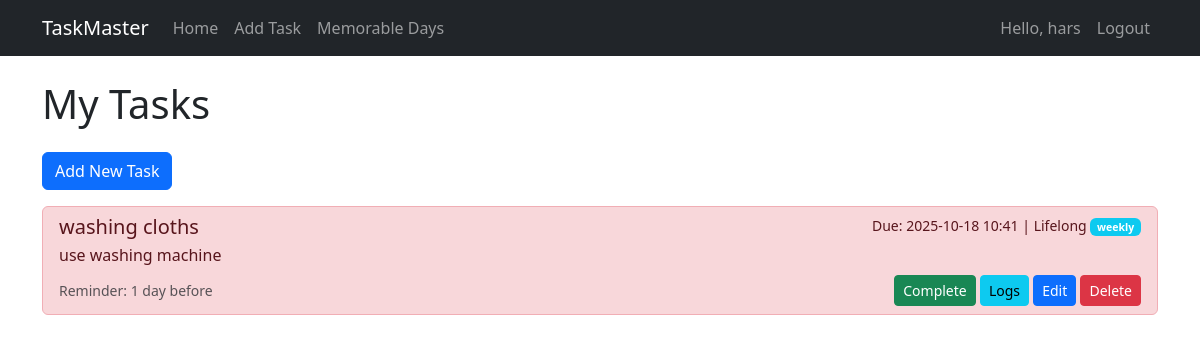
/ (signed in), run on the app's committed database.
### models.py (models this page shows, shortened)
class User(UserMixin, db.Model):
    __tablename__ = 'users'
    id = db.Column(db.Integer, primary_key=True)
    username = db.Column(db.String(64), index=True, unique=True)
    email = db.Column(db.String(120), index=True, unique=True)
    password_hash = db.Column(db.String(128))
    tasks = db.relationship('Task', backref='author', lazy='dynamic')

class Task(db.Model):
    __tablename__ = 'tasks'
    id = db.Column(db.Integer, primary_key=True)
    title = db.Column(db.String(140))
    description = db.Column(db.Text)
    deadline = db.Column(db.DateTime)
    reminder_sent = db.Column(db.Boolean, default=False)
    user_id = db.Column(db.Integer, db.ForeignKey('users.id'))
    category = db.Column(db.String(20))  # daily, weekly, monthly, yearly, once
    repeat_days = db.Column(db.String(20))  # comma-separated days for weekly (e.g., "mon,wed,fri")
    reminder_type = db.Column(db.String(20))  # one_day, one_week, one_month, custom
    custom_reminder_date = db.Column(db.DateTime)
    created_at = db.Column(db.DateTime, index=True, default=datetime.utcnow)
    completed = db.Column(db.Boolean, default=False)
    valid_until = db.Column(db.DateTime, nullable=True)
    logs = db.relationship('TaskLog', backref='task', lazy='dynamic')
    def should_remind(self):
        if self.completed:
            return False
        now = datetime.utcnow()
        if self.reminder_type == 'one_day' and not self.reminder_sent:
            return self.deadline - timedelta(days=1) <= now < self.deadline
        elif self.reminder_type == 'one_week' and not self.reminder_sent:
            return self.deadline - timedelta(weeks=1) <= now < self.deadline - timedelta(weeks=1) + timedelta(minutes=5)
        elif self.reminder_type == 'one_month' and not self.reminder_sent:
            return self.deadline - timedelta(days=30) <= now < self.deadline - timedelta(days=30) + timedelta(minutes=5)
        elif self.reminder_type == 'custom' and self.custom_reminder_date and not self.reminder_sent:
            return self.custom_reminder_date <= now < self.custom_reminder_date + timedelta(minutes=5)
        return False

### app.py (the view)
@app.route('/')
@login_required
def index():
    now = datetime.utcnow()
    tasks = Task.query.filter_by(user_id=current_user.id).order_by(Task.deadline).all()
    for task in tasks:
        if task.should_remind():
            flash(f'Reminder: Task "{task.title}" is due soon!', 'info')
            task.reminder_sent = True
            db.session.commit()
    return render_template('index.html', tasks=tasks, now=now)

### app.py (called while the page is built)
@login_manager.user_loader
def load_user(user_id):
    return User.query.get(int(user_id))

### templates/index.html (shortened to what this page needs)
{% extends "base.html" %}
{% block content %}
    <h1 class="mb-4">My Tasks</h1>
    <div class="mb-3">
        <a href="{{ url_for('add_task') }}" class="btn btn-primary">Add New Task</a>
    </div>
    {% if tasks %}
        <div class="list-group">
            {% for task in tasks %}
                <div class="list-group-item {% if task.completed %}list-group-item-light{% elif task.deadline < now %}list-group-item-danger{% endif %}">
                    <div class="d-flex w-100 justify-content-between">
                        <h5 class="mb-1">
                            {% if task.completed %}
                                <del>{{ task.title }}</del>
                            {% else %}
                                {{ task.title }}
                            {% endif %}
                        </h5>
                        <small>
                            Due: {{ task.deadline.strftime('%Y-%m-%d %H:%M') }}
                            {% if task.valid_until %}
                                | Valid until: {{ task.valid_until.strftime('%Y-%m-%d %H:%M') }}
                            {% else %}
                                | Lifelong
                            {% endif %}
                            {% if task.category != 'once' %}
                                <span class="badge bg-info">{{ task.category }}</span>
                            {% endif %}
                        </small>
                    </div>
                    {% if task.description %}
                        <p class="mb-1">{{ task.description }}</p>
                    {% endif %}
                    <div class="d-flex justify-content-between align-items-center mt-2">
                        <small class="text-muted">
                            {% if task.reminder_type == 'one_day' %}
                                Reminder: 1 day before
                            {% elif task.reminder_type == 'one_week' %}
                                Reminder: 1 week before
                            {% elif task.reminder_type == 'one_month' %}
                                Reminder: 1 month before
                            {% elif task.reminder_type == 'custom' and task.custom_reminder_date %}
                                Reminder: {{ task.custom_reminder_date.strftime('%Y-%m-%d %H:%M') }}
                            {% endif %}
                        </small>
                        <div>
                            {% if not task.completed %}
                                <form action="{{ url_for('complete_task', task_id=task.id) }}" method="post" class="d-inline">
                                    <button type="submit" class="btn btn-sm btn-success">Complete</button>
                                </form>
                            {% endif %}
                            <a href="{{ url_for('task_logs', task_id=task.id) }}" class="btn btn-sm btn-info">Logs</a>
                            <a href="{{ url_for('edit_task', task_id=task.id) }}" class="btn btn-sm btn-primary">Edit</a>
                            <form action="{{ url_for('delete_task', task_id=task.id) }}" method="post" class="d-inline">
                                <button type="submit" class="btn btn-sm btn-danger" onclick="return confirm('Are you sure?')">Delete</button>
                            </form>
                        </div>
                    </div>
                </div>
            {% endfor %}
        </div>
    {% else %}
        <div class="alert alert-info">No tasks found. Add your first task!</div>
    {% endif %}
{% endblock %}

### templates/base.html (shortened to what this page needs)
<!DOCTYPE html>
<html lang="en">
<head>
    <link href="https://cdn.jsdelivr.net/npm/bootstrap@5.3.0/dist/css/bootstrap.min.css" rel="stylesheet">
</head>
<body>
    <nav class="navbar navbar-expand-lg navbar-dark bg-dark">
        <div class="container">
            <a class="navbar-brand" href="{{ url_for('index') }}">TaskMaster</a>
            <div class="collapse navbar-collapse" id="navbarNav">
                <ul class="navbar-nav me-auto">
                    {% if current_user.is_authenticated %}
                        <li class="nav-item">
                            <a class="nav-link" href="{{ url_for('index') }}">Home</a>
                        </li>
                        <li class="nav-item">
                            <a class="nav-link" href="{{ url_for('add_task') }}">Add Task</a>
                        </li>
                        <li class="nav-item">
                            <a class="nav-link" href="{{ url_for('memorable_days') }}">Memorable Days</a>
                        </li>
                    {% endif %}
                </ul>
                <ul class="navbar-nav">
                    {% if current_user.is_authenticated %}
                        <li class="nav-item">
                            <span class="nav-link">Hello, {{ current_user.username }}</span>
                        </li>
                        <li class="nav-item">
                            <a class="nav-link" href="{{ url_for('logout') }}">Logout</a>
                        </li>
                    {% endif %}
                </ul>
            </div>
        </div>
    </nav>
    <div class="container mt-4">
        {% block content %}{% endblock %}
    </div>
</body>
</html>

### data on the page
User: username "hars"
Task: title "washing cloths", deadline "2025-10-18 10:41", shows "| Lifelong", category "weekly", description "use washing machine", reminder_type "Reminder: 1 day before"
